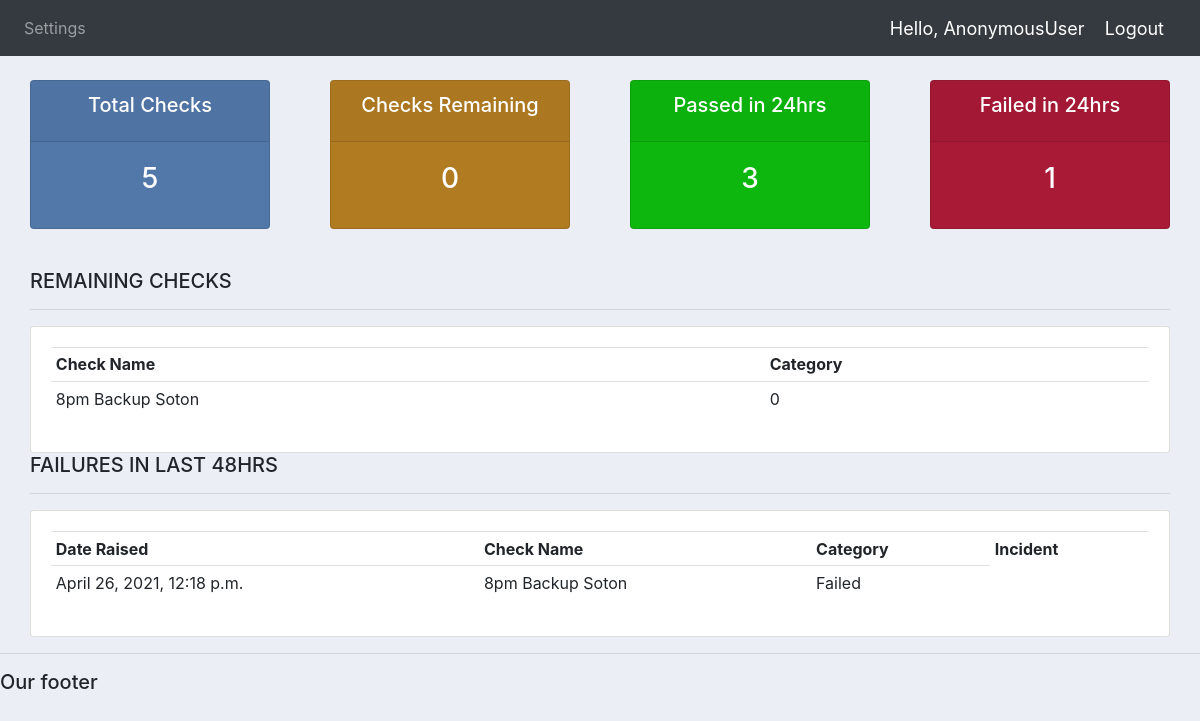
Before: / with the older database file.
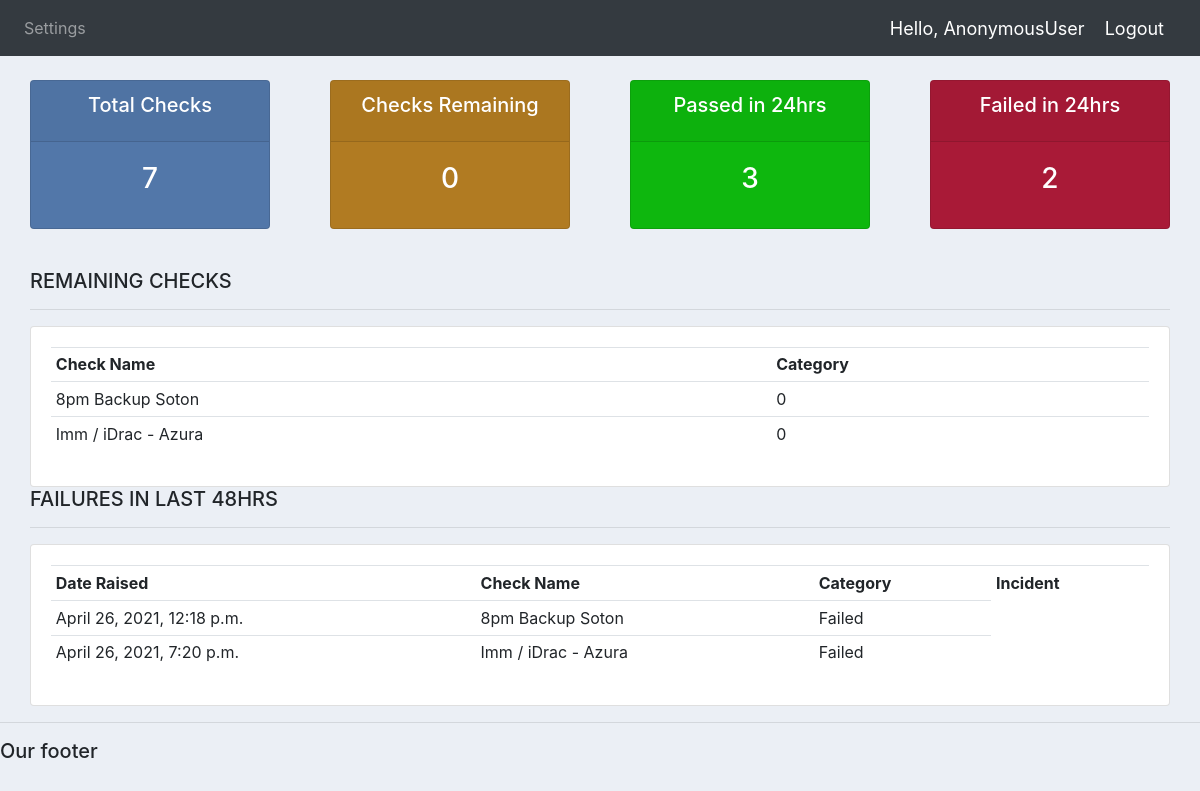
After: the same page with the newer database file.
### main/models.py (models this page shows, shortened)
class Result(models.Model):
    RESULTSTATE = (
        ('Passed', 'Passed'),
        ('Failed', 'Failed'),
    )
    check_id = models.ForeignKey(Check, null=True, on_delete=models.SET_NULL)
    status = models.CharField(max_length=200, null=True, choices=RESULTSTATE)
    notes = models.CharField(max_length=500, null=True, default='null')
    date_time = models.DateTimeField(auto_now_add=True, null=True)

class Check(models.Model):
    name = models.CharField(max_length=200, null=True)
    category_id = models.ForeignKey(Category, null=True, on_delete=models.SET_NULL)
    site_id = models.ForeignKey(Site, null=True, on_delete=models.SET_NULL)
    team_id = models.ForeignKey(Team, null=True, on_delete=models.SET_NULL)
    tag_id = models.ManyToManyField(Tag)
    def __str__(self):
        return self.name

### main/views.py (the view)
# urls.py: 2. Add a URL to urlpatterns:  path('', views.home, name='home')
def home(request):
    checklist = Check.objects.all()
    total_checks = checklist.count()
    resultlist = Result.objects.all()
    totalfails = Result.objects.filter(status='Failed')
    totalfailscount = totalfails.count()
    totalpass = Result.objects.filter(status='Passed')
    totalpasscount = totalpass.count()
    test = Check.objects.filter(result__status='').count
    context = {'total_checks': total_checks, 'checklist': checklist, 'resultlist': resultlist, 'totalfails': totalfails,
               'totalfailscount': totalfailscount, 'totalpasscount': totalpasscount, 'test': test}
    return render(request, 'main/dashboard.html', context)

### main/templates/main/dashboard.html
{%  extends 'main/main.html' %}
{% block content %}
{%  include 'main/status.html' %}
<br>
    <div class="col-md-12">
		<h5>REMAINING CHECKS</h5>
		<hr>
		<div class="card card-body">
			<table class="table table-sm">
				<tr>
					<th>Check Name</th>
					<th>Category</th>
				</tr>
				{% for result in totalfails %}
					<tr>
						<td>{{result.check_id}}</td>
                        <td>{{test}}</td>
					</tr>
				{% endfor %}
			</table>
		</div>
	</div>
	<div class="col-md-12">
		<h5>FAILURES IN LAST 48HRS</h5>
		<hr>
		<div class="card card-body">
			<table class="table table-sm">
				<tr>
					<th>Date Raised</th>
					<th>Check Name</th>
					<th>Category</th>
                    <th>Incident</th>
				</tr>
				{% for result in totalfails %}
					<tr>
						<td>{{result.date_time}}</td>
						<td>{{result.check_id}}</td>
						<td>{{result.status}}</td>
					</tr>
				{% endfor %}
			</table>
		</div>
	</div>
</div>
{% endblock %}

### main/templates/main/main.html (shortened to what this page needs)
{% load static %}
<!DOCTYPE html>
<html>
<head>
	<link rel="stylesheet" href="https://stackpath.bootstrapcdn.com/bootstrap/4.3.1/css/bootstrap.min.css">
	<link rel="stylesheet" type="text/css" href="{% static '/css/main.css' %}">
</head>
<body>
	{%  include 'main/navbar.html' %}
	<div class="container-fluid">
	{% block content %}
	{% endblock %}
	<hr>
	<h5>Our footer</h5>
</body>
</html>

### main/templates/main/navbar.html (shortened to what this page needs)
{% load static %}
<nav class="navbar navbar-expand-lg navbar-dark bg-dark">
  <div class="collapse navbar-collapse" id="navbarNav">
    <ul class="navbar-nav">
      {% if request.user.is_staff %}
      <li class="nav-item active">
        <a class="nav-link" href="{% url 'home' %}">Dashboard</a>
      </li>
      <li class="nav-item">
        <a class="nav-link" href="main/checks.html">Checks</a>
      </li>
      <li class="nav-item">
        <a class="nav-link" href="#">Reports</a>
      </li>
      {% else %}
       <li class="nav-item">
        <a class="nav-link" href="#">Settings</a>
      </li>
      {% endif %}
    </ul>
  </div>
  <span class="hello-msg">Hello, {{request.user}}</span>
  <span ><a  class="hello-msg" href="#">Logout</a></span>
</nav>

### main/templates/main/status.html
<br>
<div class="row">
	<div class="col">
		<div class="col-md">
			<div class="card text-center text-white  mb-3" id="checks-total">
			  	<div class="card-header">
			  		<h5 class="card-title">Total Checks</h5>
			  	</div>
			  	<div class="card-body">
			    	<h3 class="card-title">{{total_checks}}</h3>
			  	</div>
			</div>
		</div>
	</div>
    <div class="col">
		<div class="col-md">
			<div class="card text-center text-white  mb-3" id="checks-remaining">
			  	<div class="card-header">
			  		<h5 class="card-title">Checks Remaining</h5>
			  	</div>
			  	<div class="card-body">
			    	<h3 class="card-title">{{test}}</h3>
			  	</div>
			</div>
		</div>
	</div>
	<div class="col">
		<div class="col-md">
			<div class="card text-center text-white  mb-3" id="checks-passed">
			  	<div class="card-header">
			  		<h5 class="card-title">Passed in 24hrs</h5>
			  	</div>
			  	<div class="card-body">
			    	<h3 class="card-title">{{totalpasscount}}</h3>
			  	</div>
			</div>
		</div>
	</div>
	<div class="col">
		<div class="col-md">
			<div class="card text-center text-white  mb-3" id="checks-failed">
			  	<div class="card-header">
			  		<h5 class="card-title">Failed in 24hrs</h5>
			  	</div>
			  	<div class="card-body">
			    	<h3 class="card-title">{{totalfailscount}}</h3>
			  	</div>
			</div>
		</div>
	</div>
</div>

### static/css/main.css (style rules this page uses)
body { background-color: #ebeff5; }
#checks-total { background-color: #5277a9; }
#checks-remaining { background-color: #b17b22; }
#checks-passed { background-color: #0eb70e; }
#checks-failed { background-color: #a91a37; }

### main/templates/main/navbar.html (style rules this page uses)
.hello-msg { font-size: 18px; color: #fff; margin-right: 20px; }

Changed rows visible on the page:
added Result: check_id "Imm / iDrac - Azura", test "0", date_time "April 26, 2021, 7:20 p.m.", status "Failed"
Other visible differences:
{{ total_checks }}: "5" → "7"
{{ totalfailscount }}: "1" → "2"
